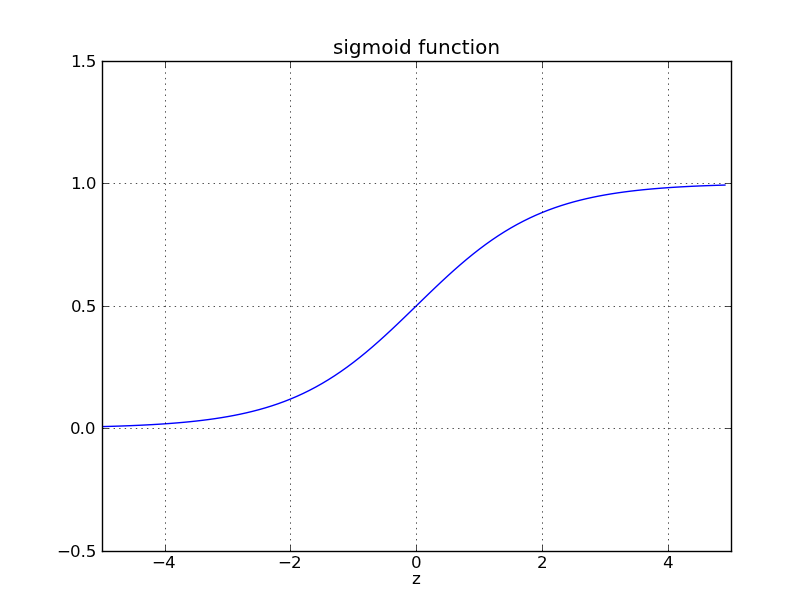

The Python source for this figure:
"""
sigmoid
~~~~~~~

Plots a graph of the sigmoid function."""

import numpy
import matplotlib.pyplot as plt

z = numpy.arange(-5, 5, .1)
sigma_fn = numpy.vectorize(lambda z: 1/(1+numpy.exp(-z)))
sigma = sigma_fn(z)

fig = plt.figure()
ax = fig.add_subplot(111)
ax.plot(z, sigma)
ax.set_ylim([-0.5, 1.5])
ax.set_xlim([-5,5])
ax.grid(True)
ax.set_xlabel('z')
ax.set_title('sigmoid function')

plt.show()
